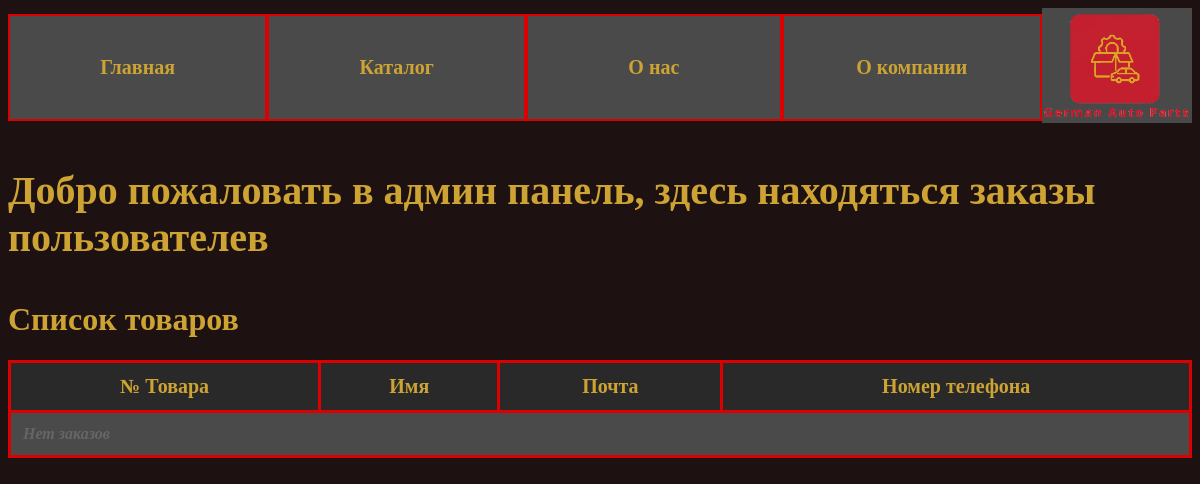
The page /admin/ on the database as committed earlier.
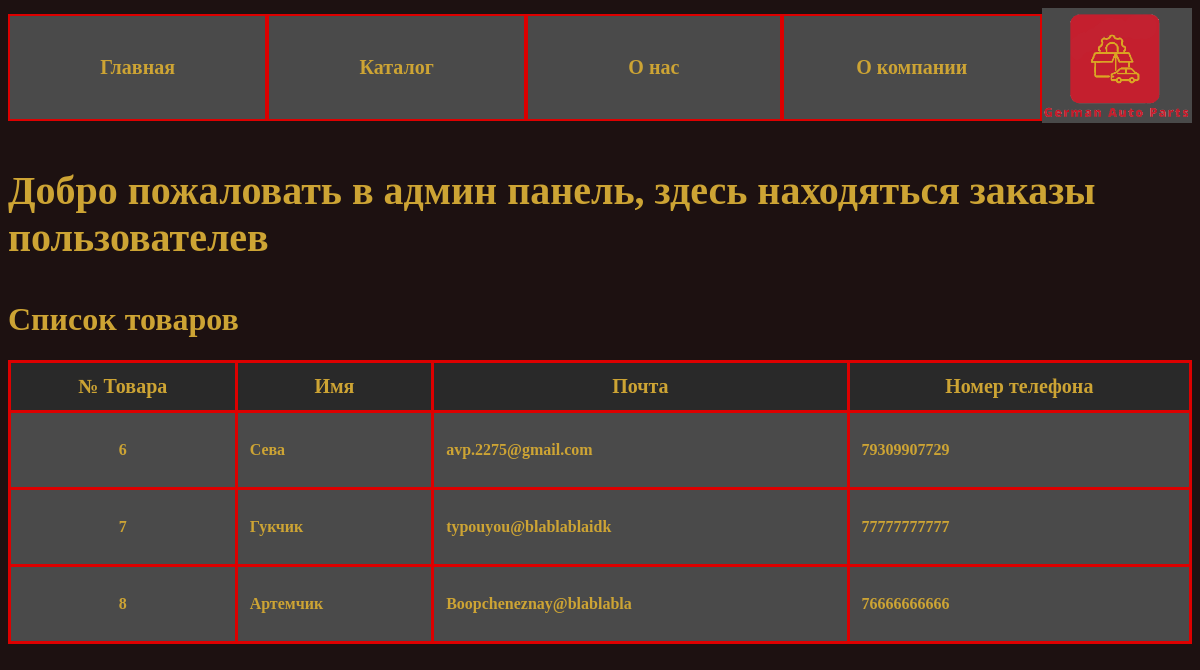
The same page on the database as committed later.
### tables this page shows
CREATE TABLE orders (
            id INTEGER PRIMARY KEY AUTOINCREMENT,
            name_user TEXT,
            email TEXT,
            number TEXT,
            text TEXT
        );

### app.py (the view)
@app.route("/admin/")
def admin():
    conn = get_db_connection()
    products = conn.execute('SELECT * FROM orders').fetchall()
    return render_template("admin.html", products=products)

### models.py (called while the page is built)
def get_db_connection():
    conn = sqlite3.connect('database.db')
    conn.row_factory = sqlite3.Row
    return conn

### templates/admin.html (shortened to what this page needs)
{% extends 'base.html' %}
{% block content %}
    <p style="font-size: 40px; font-weight: bold; color: #CDA434">Добро пожаловать в админ панель, здесь находяться заказы пользователев</p>
    <h1 style = "color:#CDA434">Список товаров</h1>
    <div class="products-container">
        <table class="products-table">
            <thead>
                <tr>
                    <th style = "font-size: 20px;text-align: center">№ Товара</th>
                    <th style = "font-size: 20px;text-align: center">Имя</th>
                    <th style = "font-size: 20px;text-align: center">Почта</th>
                    <th style = "font-size: 20px;text-align: center">Номер телефона</th>
                </tr>
            </thead>
            <tbody>
                {% for product in products %}
                <tr>
                    <td><p style = "text-align: center">{{ product['id'] }}</td></p>
                    <td>{{ product['name_user'] }}</td>
                    <td>{{ product['email'] }}</td>
                    <td>{{ product['number'] }}</td>
                </tr>
                {% else %}
                <tr>
                    <td colspan="4" class="no-products">Нет заказов</td>
                </tr>
                {% endfor %}
            </tbody>
        </table>
    </div>
{% endblock %}

### templates/base.html (shortened to what this page needs)
<!DOCTYPE html>
<html lang="en">
<head>
</head>
<body>
        <table width="100%" border="0" cellspacing="0" cellpadding="0">
            <tr>
                <td width="23%" align="center">
                    <a href="{{ url_for('main')}}" class="nav-link">Главная</a>
                </td>
                <td width="23%" align="center">
                    <a href="{{ url_for('catalog')}}" class="nav-link">Каталог</a>
                </td>
                <td width="23%" align="center">
                    <a href="{{ url_for('AboutUs')}}" class="nav-link">О нас</a>
                </td>
                <td width="23%" align="center">
                    <a href="{{ url_for('AboutCompany')}}" class="nav-link">О компании</a>
                </td>
                <td width="8%" align="center">
                    <img src="{{ url_for('static', filename='img/Screenshot8480.png') }}" alt="Скриншот" width="150">
                </td>
            </tr>
        </table>
    {% block content %}
    {% endblock %}
</body>
</html>

### templates/base.html (style rules this page uses)
body { background: rgb(29, 17, 17); }
.nav-link { text-decoration: none; color: #CDA434; display: block; padding: 40px 20px; background: #4A4A4A; border: 2px solid #DD0000; font-size: 20px; font-weight: bold; }

### templates/admin.html (style rules this page uses)
.products-container { margin: 0; padding: 0; font-family: initial; font-size: initial; }
.products-table { width: 100%; border-collapse: collapse; margin: 0; font-family: inherit; font-size: inherit; color: #CDA434; font-weight: bold; }
.products-table th, .products-table td { border: 3px solid #DD0000; padding: 12px; text-align: left; font-family: inherit; font-size: inherit; font-weight: bold; }
.products-table th { background-color: #292929; color: #CDA434; font-family: inherit; font-size: inherit; }
.products-table tr:nth-child(even) { background-color: #4A4A4A; font-family: inherit; font-size: inherit; }
.products-table tr:nth-child(odd) { background-color: #4A4A4A; font-family: inherit; font-size: inherit; }

Rows that differ between the two databases and show on the page:
added orders: id "6", name_user "Сева", email "avp.2275@gmail.com", number "79309907729"
added orders: id "7", name_user "Гукчик", email "typouyou@blablablaidk", number "77777777777"
added orders: id "8", name_user "Артемчик", email "Boopcheneznay@blablabla", number "76666666666"
Other text that changed with them:
text no longer shown: "Нет заказов"
